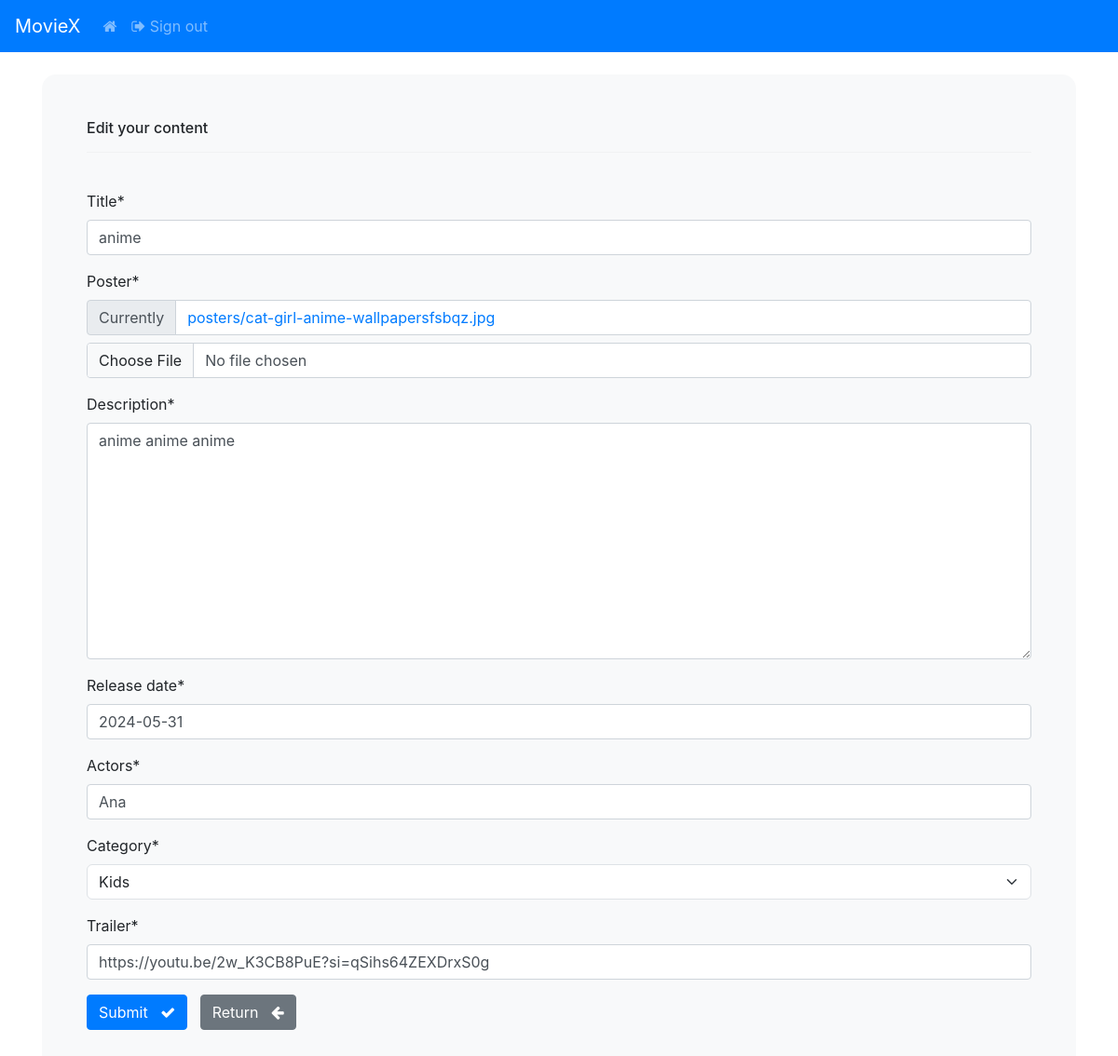
Page /update/2/ (signed in) on the committed database.
### movieapp/models.py (models this page shows, shortened)
class Movie(models.Model):
    title = models.CharField(max_length=100)
    poster = models.ImageField(upload_to='posters/')
    description = models.TextField()
    release_date = models.DateField()
    actors = models.CharField(max_length=200)
    category = models.ForeignKey(Genre, on_delete=models.CASCADE)
    trailer = models.URLField()
    date_posted = models.DateTimeField(auto_now_add=True)
    user = models.ForeignKey(User, on_delete=models.CASCADE)

### movieapp/views.py (the view)
# urls.py: path('update/<int:id>/', views.update, name='update'),
@login_required(login_url='my_login')
def update(request, id):
    movie = get_object_or_404(Movie, id=id)
    if movie.user != request.user:
        return HttpResponseForbidden("")
    if request.method == 'POST':
        form = UpdateMovieForm(request.POST, request.FILES, instance=movie)
        if form.is_valid():
            form.save()
            return redirect("dashboard")
    else:
        form = UpdateMovieForm(instance=movie)
        return render(request, 'movieapp/edit.html', {'form': form, 'movie': movie})

### movieapp/forms.py
class UpdateMovieForm(forms.ModelForm):
    class Meta:
        model = Movie
        fields = ['title', 'poster', 'description', 'release_date', 'actors', 'category', 'trailer']
        exclude = ['user']

### movieapp/models.py (called while the page is built)
    def __str__(self):
        return self.name

### movieapp/templates/movieapp/edit.html (shortened to what this page needs)
{% extends 'movieapp/base.html' %}
{% load crispy_forms_tags %}
{% block content %}
<body>
    <div class="container bg-light shadow-md p-5 form-layout">
        <h6> Edit your content </h6>
        <hr>
        <br>
        <form method="POST" enctype="multipart/form-data" autocomplete="off">
            {{ form|crispy }}
            <button type="submit" class="btn btn-primary">
                Submit &nbsp; <i class="fa fa-check" aria-hidden="true"></i>
            </button>
            <a href="{% url 'dashboard' %}" class="btn btn-secondary">
                Return &nbsp; <i class="fa fa-arrow-left" aria-hidden="true"></i>
            </a>
        </form>
    </div>
    <br>
</body>
{% endblock %}

### static/css/styles.css (style rules this page uses)
.form-layout { border-radius:15px; width: 500px; }

### rows in the picture
Movie: title "anime", description "anime anime anime", release_date "2024-05-31", actors "Ana", category "Kids", trailer "https://youtu.be/2w_K3CB8PuE?si=qSihs64ZEXDrxS0g"
